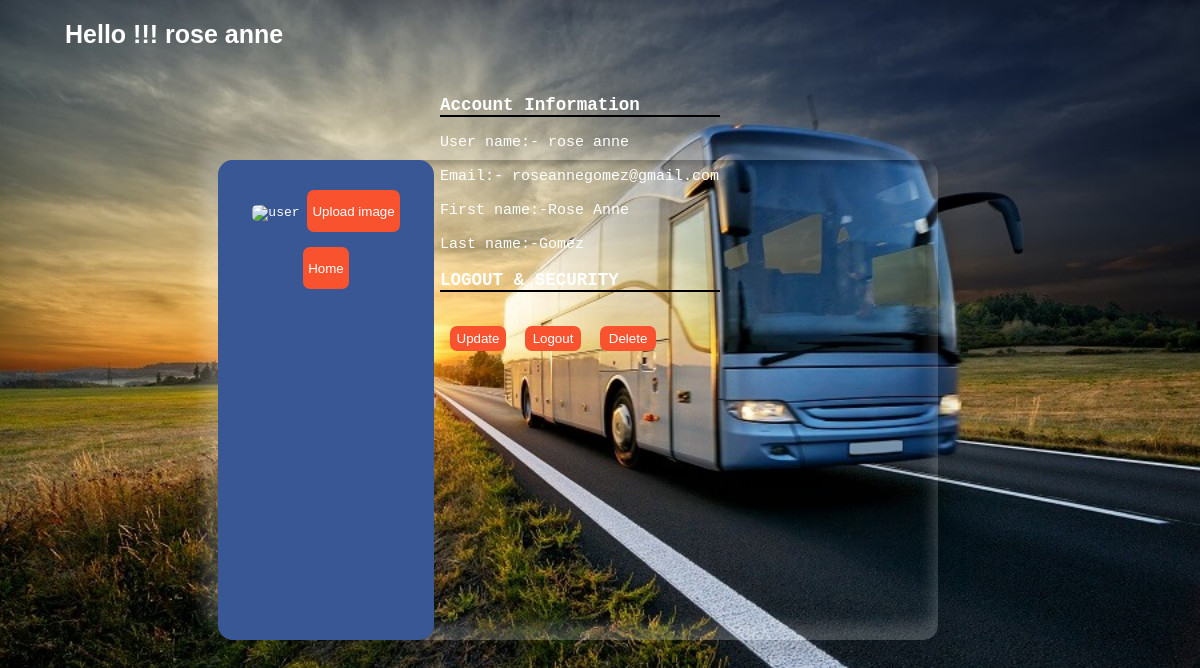
The app's page /profile.php (signed in) with its own data.
### tables this page shows
CREATE TABLE `users` (
  `id` int(11) NOT NULL,
  `user_id` bigint(25) NOT NULL,
  `First_Name` varchar(255) NOT NULL,
  `Last_Name` varchar(255) NOT NULL,
  `username` varchar(255) NOT NULL,
  `email` varchar(255) NOT NULL,
  `password` varchar(255) NOT NULL
);

### function.php (called while the page is built, shortened)
<?php
function check_login($conn)
{
	if(isset($_SESSION['user_id']))
	{
		$id = $_SESSION['user_id'];
		$query = "select * from users where user_id = '$id' limit 1";
		$result = mysqli_query($conn,$query);
		if($result && mysqli_num_rows($result) > 0)
		{
			$user_data = mysqli_fetch_assoc($result);
			return $user_data;
		}
	}
	die;
}
?>

### profile.php (the view, shortened to what this page needs)
<?php
    include("connection.php");
    include("function.php");
    $user_data = check_login($conn);
?>
<!DOCTYPE html>
<html>
<link rel="stylesheet" href="https://cdnjs.cloudflare.com/ajax/libs/font-awesome/6.1.1/css/all.min.css" />
<head>
<link rel="stylesheet" href="cssfile/sidebar.css">
</head>
<body >
          <div class="usern"><b><font color="#fff"> Hello !!! <?php echo $user_data['username'];?></font></b></div>
            <div class="wrapper">
              <div class="left">
                  <img src="image/Re.png"alt="user" width="200">
                  <button class="btn4">Upload image </button><br>
                  <br>
                  <a href="viewBus.php"><button class="btn4">Home </button></a>
              </div>
              </div>
        <div class="right">
           <h3>Account Information</h3><hr/><br/>
                <p>User name:- <?php echo $user_data['username'];?>   </p><br>
                <p>Email:- <?php echo $user_data['email'];?> </p>
                <br>
                <p>First name:-<?php echo $user_data['First_Name'];?></p><br>
                <p>Last name:-<?php echo $user_data['Last_Name'];?></p><br>
                <h3>LOGOUT & SECURITY</h3><hr/><br>
                <br><a href="updateProfile.php?id=<?php echo $user_data['id'];?>">
                <button class="btn3">Update</button></a>
                <a href="logout.php">
                <button class="btn3">Logout</button></a>
                <a href="deleteProfile.php?id=<?php echo $user_data['id'];?>">
                <button class="btn3">Delete</button></a>
         </div>
</body>
</html>

### cssfile/sidebar.css (style rules this page uses)
* { margin: 0; padding: 0; list-style: none; text-decoration: none; }

### profile.php (style rules this page uses)
* { padding: 0; margin: 0; list-style: none; box-sizing: border-box; }
body { font-family: monospace; background-image: url(image/4.jpg); background-repeat: no-repeat; background-attachment: fixed; background-size: cover; }
.usern { font-size:25px; font-family: Arial; margin-top:20px; left: 50%; padding-left: 65px; width: 45%; }
.wrapper { position: absolute; top: 50%; left: 34%; height:60%; margin-left:170px ; border-radius: 15px; transform: translate(-50%,-50%); width: 60%; display: flex; box-shadow: -15px -15px 15px rgba(255, 255, 255, 0.2), 15px 15px 15px rgba(0, 0, 0, 0.1), inset -5px -15px 15px rgba(255, 255, 255, 0.2), inset 5px 5px 5px rgba(0, 0, 0, 0.2); }
.wrapper .left { width: 30%; background:#3A5795; padding: 30px 25px; border-top-left-radius: 5px; border-bottom-left-radius: 5px; text-align: center; color: #fff; border-radius: 15px; }
.wrapper .left img { border-radius: 5px; margin-bottom: 10px; }
.right { width: 80%; left: 10%; margin-top:46px; margin-right:auto; margin-left:auto; color: #fff; padding: 0px 200px; position: relative; font-size: 15px; }
hr { border:1px solid black; width: 50%; }
.btn3 { margin-left: 10px; padding: 5px; width: 10%; background-color:#F9522E; border: none; color: white; border-radius: 7px; }
.btn4 { background-color:#F9522E; border: none; color: white; border-radius: 7px; height: 10%; padding: 5px; }

### records on screen
users: username "rose anne", email "roseannegomez@gmail.com", First_Name "Rose Anne", Last_Name "Gomez"
